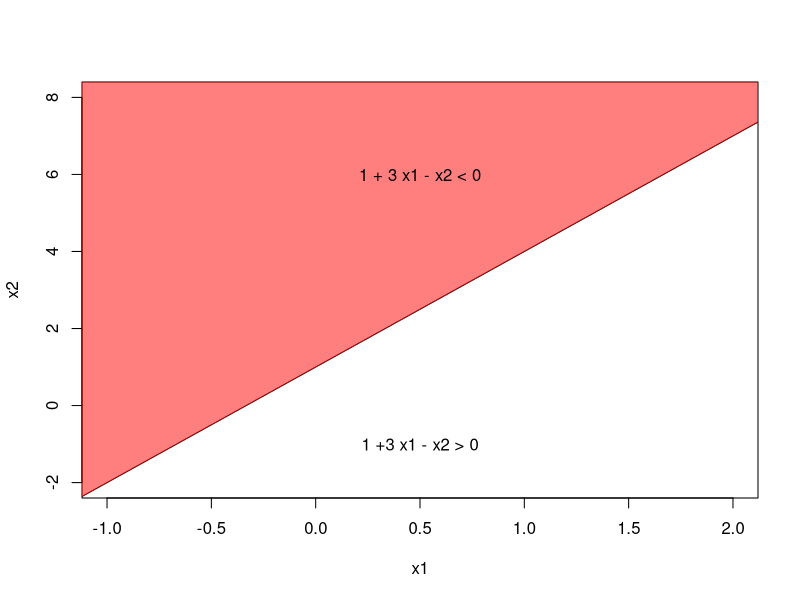
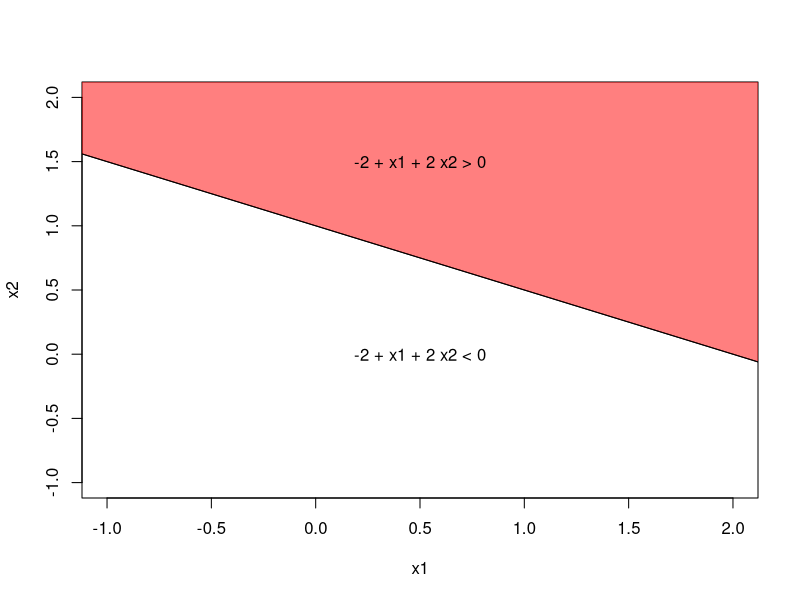
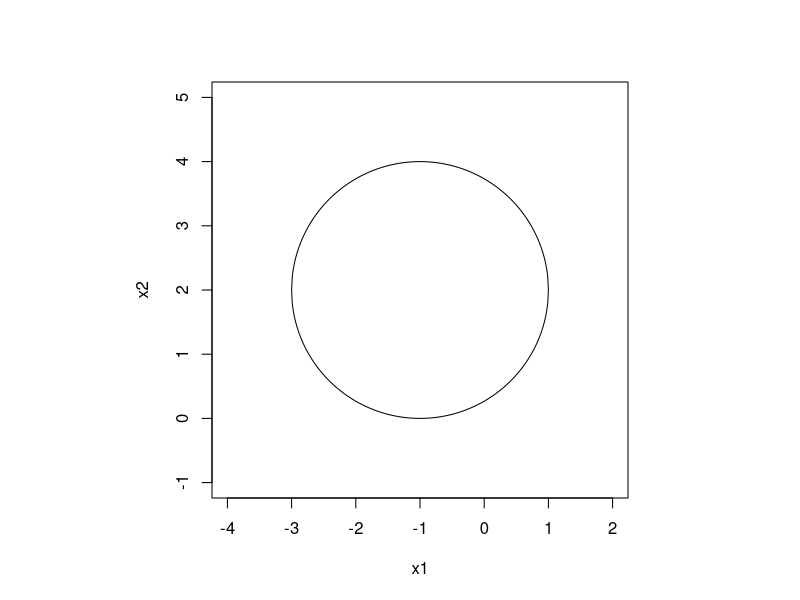
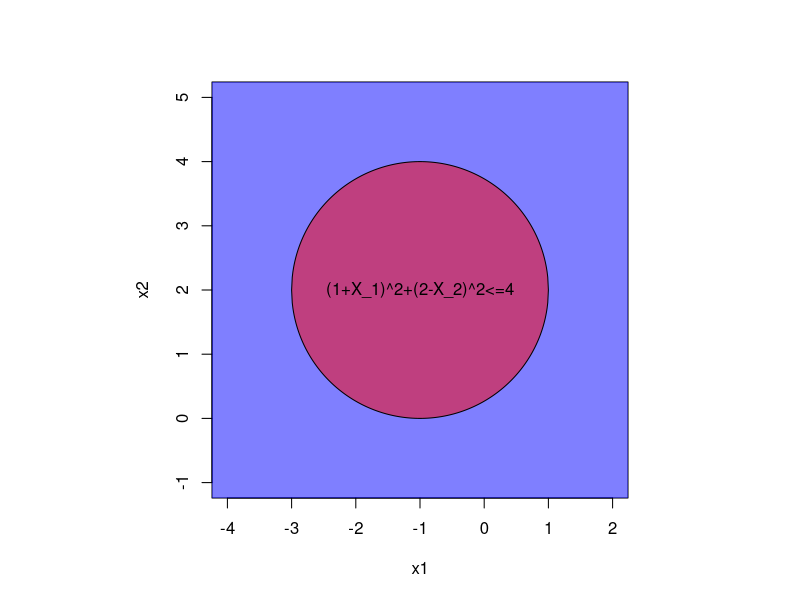
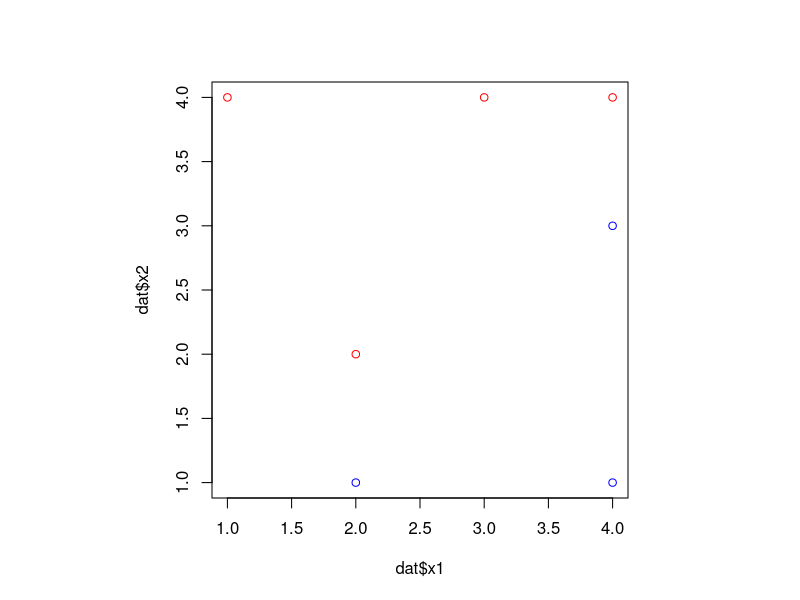
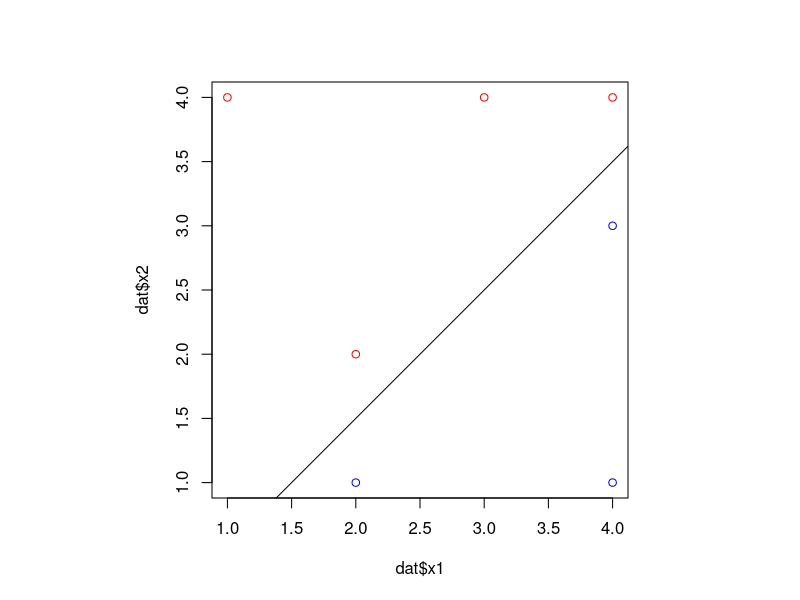
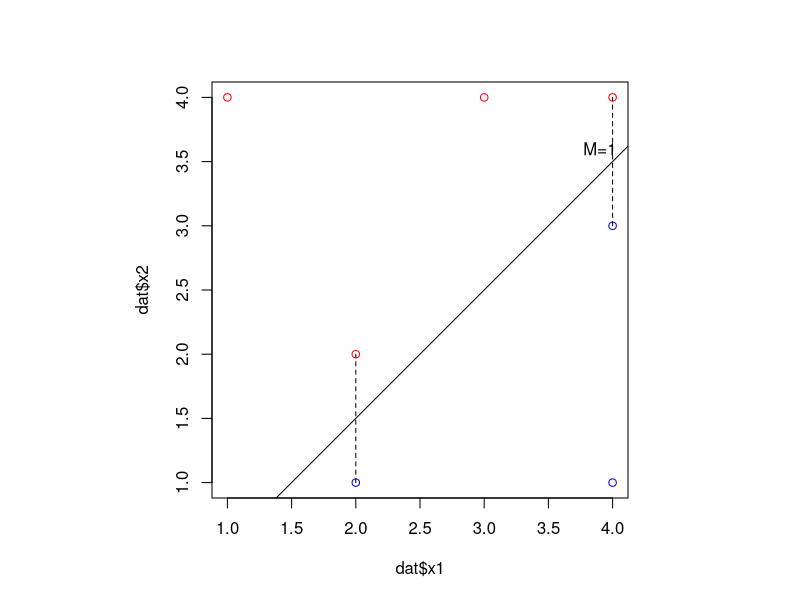
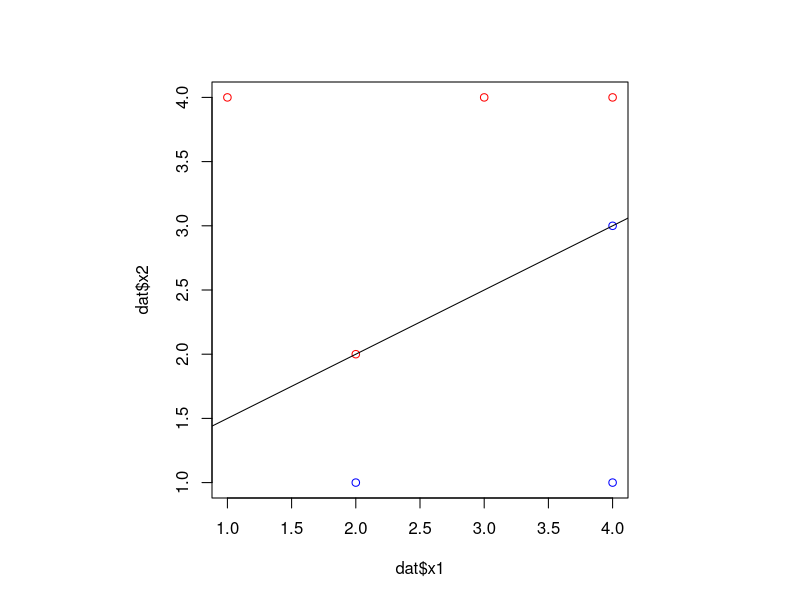

These figures' R source, in order:
## ---- chunk 1
    x1<-seq(-2,3,by=.01)
    x2 <- 1+3*x1
    plot(x1,x2,type="l",xlim=c(-1,2),ylim=c(-2,8))
    polygon(x=c(-2,-2,3,3),y=c(x2[1],10,10,x2[length(x2)]),density=NA,col=rgb(1,0,0,.5))
    text(x=.5,y=6,"1 + 3 x1 - x2 < 0")
    text(x=.5,y=-1,"1 +3 x1 - x2 > 0")
## ---- chunk 2
    x2 <- 1 - .5*x1
    plot(x1,x2,type="l",xlim=c(-1,2),ylim=c(-1,2))
    polygon(x=c(-2,-2,3,3),y=c(x2[1],10,10,x2[length(x2)]),col=rgb(1,0,0,.5))
    text(x=.5,y=1.5,"-2 + x1 + 2 x2 > 0")
    text(x=.5,y=0,"-2 + x1 + 2 x2 < 0")
## ---- chunk 3
    par(pty="s") #set plot to be square so we don't distort the circle.
    plot(x=c(-4,2),y=c(-1,5),type="n",xlab="x1",ylab="x2")
    x<-seq(-3,1,by=.01)
    y <- sqrt(4-(x+1)^2)
    xrev <- x[length(x):1]
    yrev <- y[length(y):1]
    polygon(c(x,xrev),c(y+2,-yrev+2))
## ---- chunk 4
    xrev <- x[length(x):1]
    yrev <- y[length(y):1]
    par(pty="s") #set plot to be square so we don't distort the circle.
    plot(x=c(-4,2),y=c(-1,5),type="n",xlab="x1",ylab="x2")
    rect(-5,-5,10,10,col=rgb(0,0,1,.5)) #Outside the circle is blue for part c
    polygon(c(x,xrev),c(y+2,-yrev+2),col=rgb(1,0,0,.5))
    text(x=-1,y=2,"(1+X_1)^2+(2-X_2)^2<=4")
## ---- chunk 5
    dat<-data.frame(
      x1=c(3,2,4,1,2,4,4),
      x2=c(4,2,4,4,1,3,1),
      y =rep(c("red","blue"),length.out=7,each=4)
    )
    plot(dat$x1,dat$x2,col=as.character(dat$y))
## ---- chunk 6
    plot(dat$x1,dat$x2,col=as.character(dat$y))
    abline(-0.5,1)
## ---- chunk 7
    plot(dat$x1,dat$x2,col=as.character(dat$y))
    abline(-0.5,1)
    lines(c(2,2),c(1,2),lty=2)
    lines(c(4,4),c(3,4),lty=2)
    text(3.9,3.6,"M=1")
## ---- chunk 8
    plot(dat$x1,dat$x2,col=as.character(dat$y))
    abline(1,.5)
## ---- chunk 9
    dat2 <- rbind(dat,c(2,2.5,"blue"))
    with(dat2,plot(x1,x2,col=as.character(y)))
## ---- chunk 10
    x<-sort(rnorm(100,1,2))
    y<-rnorm(100)
    f <- function(x) 1.5*(x)*(x-1)*(x-3)
    labs<-factor(ifelse(y>f(x),"black","red"))
    plot(x,y,col=labs)
    lines(x,f(x))
## ---- chunk 11
    library(e1071)
    set.seed(1)
    train<-sample.int(100,80)
    dat <- data.frame(x,labs)
    (poly.tune<-tune(svm,labs~.,data=dat[train,],kernel="polynomial",ranges=list(d=1:5,cost=c(.001,.01,.1,1,10))))
## ---- chunk 12
    set.seed(1)
    (exp.tune <-tune(svm,labs~.,data=dat[train,],kernel="radial",ranges=list(gamma=c(.01,.05,.1,.5,1,5),cost=c(.001,.01,.1,10))))
## ---- chunk 13
    poly.mod <- svm(labs~.,data=dat[train,],kernel="polynomial",d=poly.tune$best.parameters$d,cost=poly.tune$best.parameters$cost)
    exp.mod <- svm(labs~.,data=dat[train,],kernel="radial",gamma=exp.tune$best.parameters$gamma,cost=exp.tune$best.parameters$cost)
    library(ROCR)
    rocplot=function(pred, truth, ...){
      predob = prediction(pred, truth)
      perf = performance(predob , "tpr", "fpr")
      plot(perf,...)
    }
    fitted=attributes(predict(poly.mod,dat[-train,],decision.values=T))$decision.values
    rocplot(-fitted,dat[-train,"labs"],main="Test Data") #for some reason, I have to make the 
    #fitted values negative for the ROC curve to display correctly.
    fitted=attributes(predict(exp.mod,dat[-train,],decision.values=T))$decision.values
    rocplot(-fitted,dat[-train,"labs"],add=T,col="red")
## ---- chunk 14
    poly.fit=predict(poly.mod,dat[-train,])
    table(poly.fit,dat[-train,]$labs)
## ---- chunk 15
    exp.fit=predict(poly.mod,dat[-train,])
    table(exp.fit,dat[-train,]$labs)
## ---- chunk 16
    set.seed(92)
    x1<-runif(500)-0.5
    x2<-runif(500)-0.5
    y<-1*(x1^2-x2^2 > 0)
## ---- chunk 17
    plot(x1,x2,col=y+1)
## ---- chunk 18
    log.mod <- glm(y ~ x1+x2,family=binomial)
## ---- chunk 19
    y.pred<-predict(log.mod,type="response")
    y.pred<-1*(y.pred>.5)
    plot(x1,x2,col=y.pred+1)
## ---- chunk 20
    any(predict(log.mod,type="response")<.5)
## ---- chunk 21
    log.nl.mod <- glm(y ~ poly(x1,d=2)*poly(x2,d=2),family=binomial)
## ---- chunk 22
    y.pred<-predict(log.nl.mod,type="response")
    y.pred<-1*(y.pred>.5)
    plot(x1,x2,col=y.pred+1)
